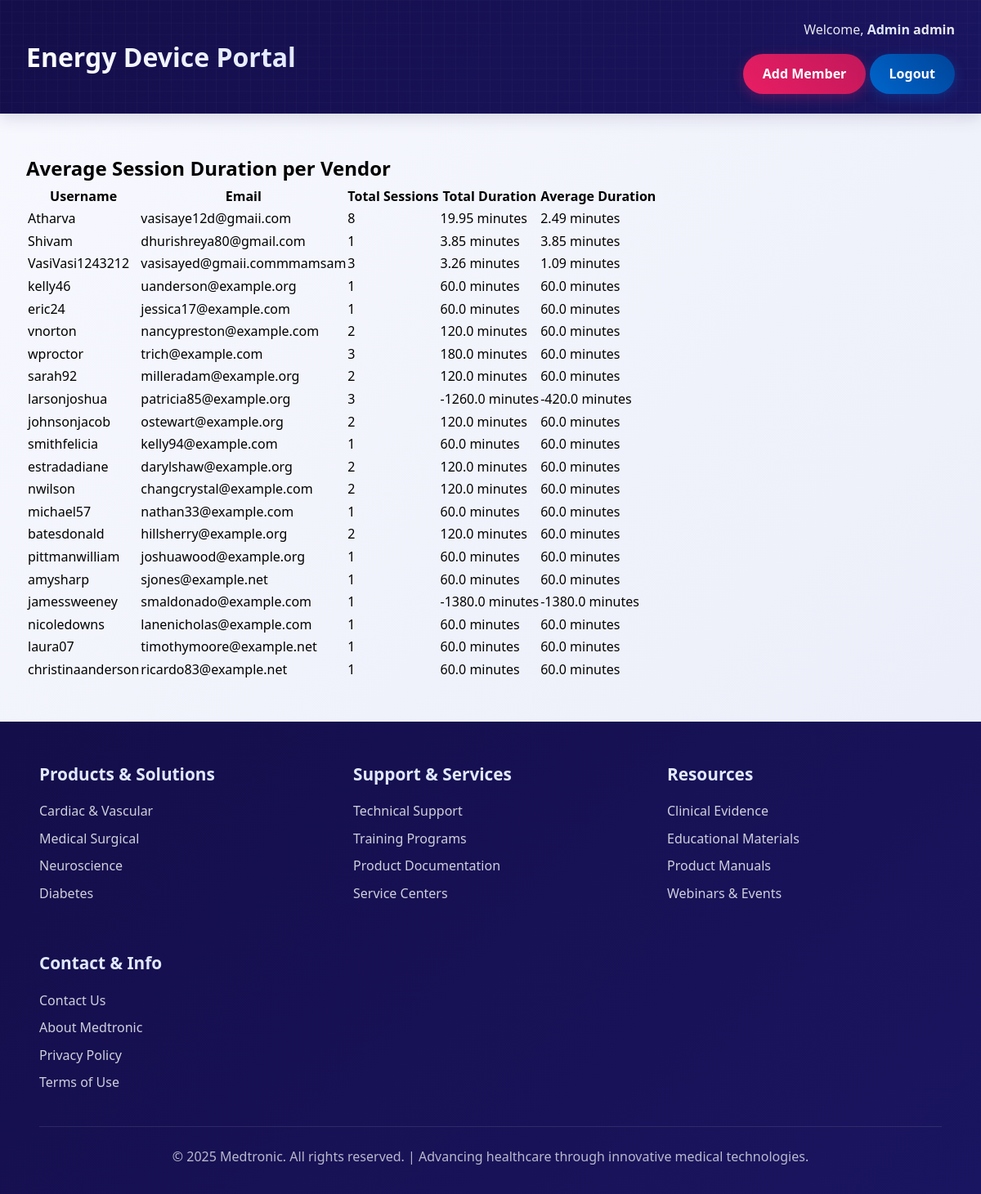
Page /analytics/avg-session/ (signed in) on the committed database.
### accounts/models.py (models this page shows, shortened)
class User(AbstractUser):
    ROLE_CHOICES = (
        ('admin', 'Admin'),
        ('user', 'User'),
    )
    role = models.CharField(max_length=10, choices=ROLE_CHOICES, default='user')
    class Meta:
        verbose_name = "User"
        verbose_name_plural = "Users"
        ordering = ['username']

### analytics/views.py (the view)
# urls.py: path('avg-session/', views.avg_session_view, name='avg_session_vendors'),
def avg_session_view(request):
    activities = UserActivity.objects.filter(user__role='user', end_time__isnull=False)
    vendor_data = defaultdict(list)
    for act in activities:
        duration = datetime.combine(now(), act.end_time) - datetime.combine(now(), act.start_time)
        vendor_data[act.user].append(duration)
    vendor_sessions = []
    for user, sessions in vendor_data.items():
        total_duration = sum(sessions, timedelta())
        total_sessions = len(sessions)
        avg_duration = total_duration / total_sessions if total_sessions else timedelta()
        total_minutes = round(total_duration.total_seconds() / 60, 2)
        avg_minutes = round(avg_duration.total_seconds() / 60, 2)
        vendor_sessions.append({
            'user': user,
            'total_sessions': total_sessions,
            'total_duration': f"{total_minutes} minutes",
            'avg_duration': f"{avg_minutes} minutes"
        })
    return render(request, 'analytics/avg_session.html', {'vendor_sessions': vendor_sessions})

### analytics/templates/analytics/avg_session.html
{% extends 'admin.html' %}
{% block content %}
<div class="container mx-auto px-4 py-6">
    <h2 class="text-2xl font-bold mb-4">Average Session Duration per Vendor</h2>
    <table class="min-w-full border border-gray-300 shadow-md">
        <thead class="bg-gray-100">
            <tr>
                <th class="py-2 px-4 text-left border-b">Username</th>
                <th class="py-2 px-4 text-left border-b">Email</th>
                <th class="py-2 px-4 text-left border-b">Total Sessions</th>
                <th class="py-2 px-4 text-left border-b">Total Duration</th>
                <th class="py-2 px-4 text-left border-b">Average Duration</th>
            </tr>
        </thead>
        <tbody>
            {% for vendor in vendor_sessions %}
            <tr class="border-t">
                <td class="py-2 px-4">{{ vendor.user.username }}</td>
                <td class="py-2 px-4">{{ vendor.user.email }}</td>
                <td class="py-2 px-4">{{ vendor.total_sessions }}</td>
                <td class="py-2 px-4">{{ vendor.total_duration }}</td>
                <td class="py-2 px-4">{{ vendor.avg_duration }}</td>
            </tr>
            {% empty %}
            <tr>
                <td colspan="5" class="py-4 px-4 text-center text-gray-500">No session data found.</td>
            </tr>
            {% endfor %}
        </tbody>
    </table>
</div>
{% endblock %}

### templates/admin.html (shortened to what this page needs)
<!DOCTYPE html>
<html lang="en">
<head>
</head>
<body>
    <header class="header">
        <div class="header-content">
            <h1 class="portal-name">Energy Device Portal</h1>
            {% if request.user.is_authenticated %}
            <div class="user-section" style="display: flex;" style="display: inline-block;">
                <div class="welcome-message">
                    Welcome, <span class="user-role">{{ request.user.role }}</span>
                    <strong >{{ request.user.username }}</strong>
                </div>
                <div class="header-buttons" style="display: inline-block;">
                    <a href="{% url 'register' %}" class="register-btn">Add Member</a>
                    <a href="{% url 'logout' %}" class="login-btn">Logout</a>
                </div>
            </div>
            {% else %}
            <div class="user-section">
                <div class="header-buttons">
                    <a href="{% url 'login' %}" class="login-btn">Login</a>
                </div>
            </div>
            {% endif %}
        </div>
    </header>
    <main class="main-content">
    {% block content %}{% endblock %}
      </main>
    <footer class="footer">
        <div class="footer-content">
            <div class="footer-section">
                <h3>Products & Solutions</h3>
                <ul>
                    <li><a href="#">Cardiac & Vascular</a></li>
                    <li><a href="#">Medical Surgical</a></li>
                    <li><a href="#">Neuroscience</a></li>
                    <li><a href="#">Diabetes</a></li>
                </ul>
            </div>
            <div class="footer-section">
                <h3>Support & Services</h3>
                <ul>
                    <li><a href="#">Technical Support</a></li>
                    <li><a href="#">Training Programs</a></li>
                    <li><a href="#">Product Documentation</a></li>
                    <li><a href="#">Service Centers</a></li>
                </ul>
            </div>
            <div class="footer-section">
                <h3>Resources</h3>
                <ul>
                    <li><a href="#">Clinical Evidence</a></li>
                    <li><a href="#">Educational Materials</a></li>
                    <li><a href="#">Product Manuals</a></li>
                    <li><a href="#">Webinars & Events</a></li>
                </ul>
            </div>
            <div class="footer-section">
                <h3>Contact & Info</h3>
                <ul>
                    <li><a href="#">Contact Us</a></li>
                    <li><a href="#">About Medtronic</a></li>
                    <li><a href="#">Privacy Policy</a></li>
                    <li><a href="#">Terms of Use</a></li>
                </ul>
            </div>
        </div>
        <div class="footer-bottom">
            <p>&copy; 2025 Medtronic. All rights reserved. | Advancing healthcare through innovative medical technologies.</p>
        </div>
    </footer>
</body>
</html>

### rows in the picture
User: user.role "Admin", user.username "admin"
User: user.username "Atharva", user.email "vasisaye12d@gmaii.com", total_sessions "8", total_duration "19.95 minutes", avg_duration "2.49 minutes"
User: user.username "Shivam", user.email "dhurishreya80@gmail.com", total_sessions "1", total_duration "3.85 minutes", avg_duration "3.85 minutes"
User: user.username "VasiVasi1243212", user.email "vasisayed@gmaii.commmamsam", total_sessions "3", total_duration "3.26 minutes", avg_duration "1.09 minutes"
User: user.username "kelly46", user.email "uanderson@example.org", total_sessions "1", total_duration "60.0 minutes", avg_duration "60.0 minutes"
User: user.username "eric24", user.email "jessica17@example.com", total_sessions "1", total_duration "60.0 minutes", avg_duration "60.0 minutes"
User: user.username "vnorton", user.email "nancypreston@example.com", total_sessions "2", total_duration "120.0 minutes", avg_duration "60.0 minutes"
User: user.username "wproctor", user.email "trich@example.com", total_sessions "3", total_duration "180.0 minutes", avg_duration "60.0 minutes"
User: user.username "sarah92", user.email "milleradam@example.org", total_sessions "2", total_duration "120.0 minutes", avg_duration "60.0 minutes"
User: user.username "larsonjoshua", user.email "patricia85@example.org", total_sessions "3", total_duration "-1260.0 minutes", avg_duration "-420.0 minutes"
User: user.username "johnsonjacob", user.email "ostewart@example.org", total_sessions "2", total_duration "120.0 minutes", avg_duration "60.0 minutes"
User: user.username "smithfelicia", user.email "kelly94@example.com", total_sessions "1", total_duration "60.0 minutes", avg_duration "60.0 minutes"
User: user.username "estradadiane", user.email "darylshaw@example.org", total_sessions "2", total_duration "120.0 minutes", avg_duration "60.0 minutes"
User: user.username "nwilson", user.email "changcrystal@example.com", total_sessions "2", total_duration "120.0 minutes", avg_duration "60.0 minutes"
User: user.username "michael57", user.email "nathan33@example.com", total_sessions "1", total_duration "60.0 minutes", avg_duration "60.0 minutes"
User: user.username "batesdonald", user.email "hillsherry@example.org", total_sessions "2", total_duration "120.0 minutes", avg_duration "60.0 minutes"
User: user.username "pittmanwilliam", user.email "joshuawood@example.org", total_sessions "1", total_duration "60.0 minutes", avg_duration "60.0 minutes"
User: user.username "amysharp", user.email "sjones@example.net", total_sessions "1", total_duration "60.0 minutes", avg_duration "60.0 minutes"
User: user.username "jamessweeney", user.email "smaldonado@example.com", total_sessions "1", total_duration "-1380.0 minutes", avg_duration "-1380.0 minutes"
User: user.username "nicoledowns", user.email "lanenicholas@example.com", total_sessions "1", total_duration "60.0 minutes", avg_duration "60.0 minutes"
User: user.username "laura07", user.email "timothymoore@example.net", total_sessions "1", total_duration "60.0 minutes", avg_duration "60.0 minutes"
User: user.username "christinaanderson", user.email "ricardo83@example.net", total_sessions "1", total_duration "60.0 minutes", avg_duration "60.0 minutes"
